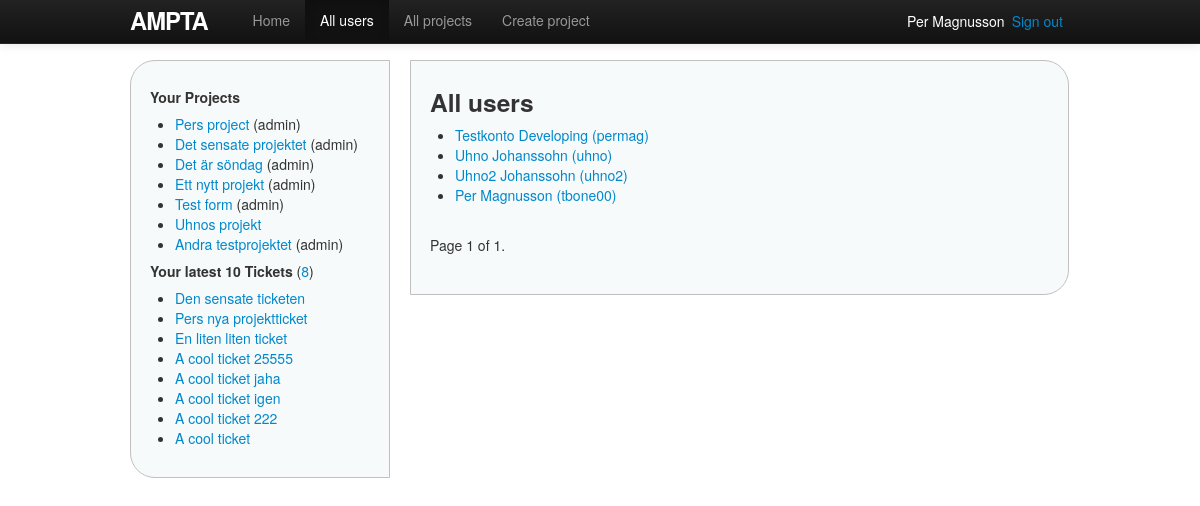
The app's page /users/ (signed in), older data.
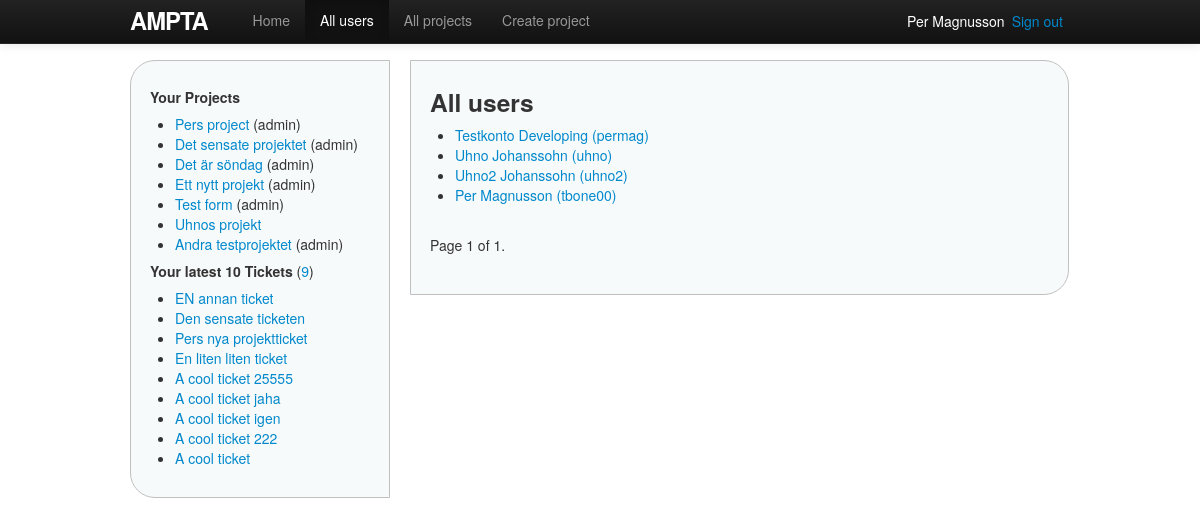
The same page, newer data.
### ampta/models.py (models this page shows, shortened)
class Project(models.Model):
    name = models.CharField(max_length=30)
    description = models.TextField()
    start_date = models.DateField()
    end_date = models.DateField()
    users = models.ManyToManyField(User, related_name='projects', blank=True)
    owner = models.ForeignKey(User, related_name='projects_owned_by_user')
    date_added = models.DateTimeField()
    date_updated = models.DateTimeField()
    def owned_by_user(self, user):
        return self.owner == user

class Ticket(models.Model):
    name = models.CharField(max_length=30)
    description = models.TextField()
    start_date = models.DateField()
    end_date = models.DateField()
    status = models.ForeignKey(Status, related_name='tickets')
    project = models.ForeignKey(Project, related_name='tickets')
    owner = models.ForeignKey(User, related_name='tickets')
    date_added = models.DateTimeField()
    date_updated = models.DateTimeField()

### ampta/views/views.py (the view)
# urls.py: url(r'^users/$', 'user_index', name='users'),
@login_required(login_url='/login')
def user_index(request):
    sort_letter = request.GET.get('s')
    if sort_letter:
        users = (User.objects.filter(last_name__startswith=sort_letter)
                             .order_by('last_name', 'first_name'))
    else:
        users = get_list_or_404(User.objects.order_by('last_name', 'first_name'))
    page = request.GET.get('p')
    paginator = Paginator(users, 20)  # nr objects/page
    try:
        users = paginator.page(page)
    except PageNotAnInteger:
        users = paginator.page(1)
    except EmptyPage:
        users = paginator.page(paginator.num_pages)
    return render(request, 'users/index.html',
                 {'users': users, 'all_users_active': True})

### ampta/templatetags/custom_filters.py (called while the page is built)
@register.filter(name='user_projects')  # "name", if other name than function
def user_projects(user):
    projects = user.projects.order_by('-date_added')
    return projects

@register.filter
def project_owned_by_user(project, user):
    return project.owned_by_user(user)

### ampta/templates/users/index.html (shortened to what this page needs)
{% extends 'shared/base.html' %}
{% block content %}
<h3>All users</h3>
<ul>
{% for u in users %}
	<li><a href="{% url user u.id %}">{{ u.get_full_name }} ({{ u.username }})</a></li>
{% endfor %}
</ul>
<div class="pagination">
    <span class="step-links">
        <span class="current">
            Page {{ users.number }} of {{ users.paginator.num_pages }}.
        </span>
    </span>
</div>
{% endblock %}

### ampta/templates/shared/base.html (shortened to what this page needs)
<!DOCTYPE html>
<html>
	<head>
		{% block styles %}
			<link rel="stylesheet" href="http://code.jquery.com/ui/1.10.1/themes/base/jquery-ui.css" />
			<link rel="stylesheet" type="text/css" href="{{ STATIC_URL }}styles/bootstrap.min.css">
			<link rel="stylesheet" type="text/css" href="{{ STATIC_URL }}styles/site.css">
		{% endblock %}
	</head>
	<body>
	{% block body %}
		<div class="container">
		<header>
			<nav class="navbar navbar-inverse navbar-fixed-top">
				<div class="navbar-inner">
					<div class="container">
						<a href="{% url home %}" id="logo" class="brand">Ampta</a>
						<div class="nav-collapse collapse">
							<ul class="nav">
								<li {% if home_active %}class="active"{% endif %}>
									<a href="{% url home %}">Home</a>
								</li>
								<li {% if all_users_active %}class="active"{% endif %}>
									<a href="{% url users %}">All users</a>
								</li>
								<li {% if projects_active %}class="active"{% endif %}>
									<a href="{% url projects %}">All projects</a>
								</li>
								<li {% if create_projects_active %}class="active"{% endif %}>
									<a href="{% url new_project %}">Create project</a>
								</li>
							</ul>
						</div>
						<span class="sign_out pull-right"><a href="{% url logout %}">Sign out</a></span>
						<span class="active_user pull-right">
							<a href="{% url user user.id %}">{{ user.get_full_name }}</a>
						</span>
					</div>
				</div>
			</nav>
		</header>
		<div class="sidenav pull-left">
			{% include 'shared/_sidenav_projects_tickets.html' %}
		</div>
		<div class="main pull-left">
			{% block content %}{% endblock %}
		</div>
		</div>
	{% endblock body %}
	</body>
</html>

### ampta/templates/shared/_sidenav_projects_tickets.html (shortened to what this page needs)
{% load custom_filters %}
<h5>Your Projects</h5>
<ul>
{% with projects=user|user_projects %}
{% for p in projects %}
	<li>
		<a href="{% url project p.id %}">{{ p.name }}</a>
		{% if p|project_owned_by_user:user %}(admin){% endif %}
	</li>
{% endfor%}
{% endwith %}
</ul>
<h5>Your latest 10 Tickets
	<span class="countTickets">(<a href="{% url tickets %}">{{ user.tickets.count }}</a>)</span>
</h5>
<ul>
{% for t in user.tickets.all|dictsortreversed:"date_added"|slice:"10" %}
	<li><a href="{% url project_ticket t.project.id t.id %}">{{ t.name }}</a></li>
{% endfor %}
</ul>

Row changes from the older to the newer data that the page shows:
added Ticket: name "EN annan ticket"
Text that changed along with them:
{{ user.tickets.count }}: "8" → "9"
